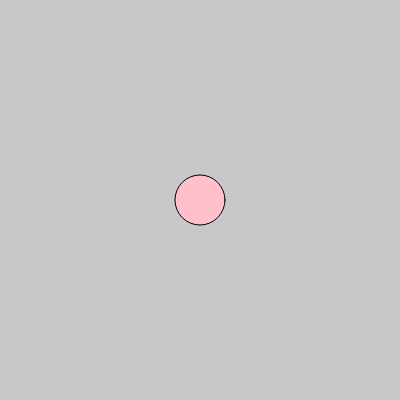
Frame 1 (no input)
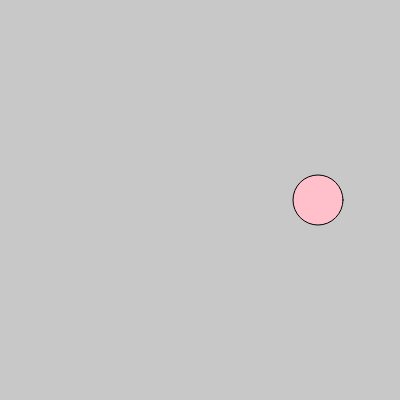
Frame 60 (no input)
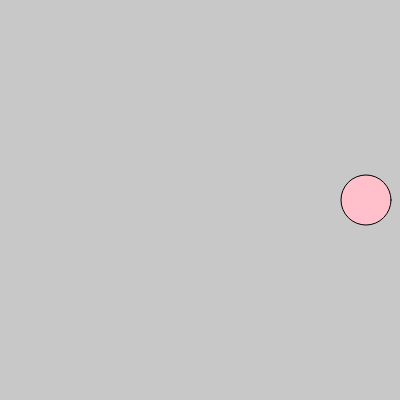
Frame 120 (the mouse pressed at the canvas centre since frame 60)

The p5.js sketch that drew these frames (run headless with seeded random() and noise() and a simulated clock; from frame 60 on, the mouse is pressed at the canvas centre):

// p5.js sketch
// ── sketch.js
// reference prof dawn
//modified sadaf shaikh
var bg=200;
var cirX=200;
var cirY=200;
var cirSz=50;
var speed=2;
var cirF='pink';


function setup() {
  createCanvas(400,400);
}

function draw() {
  background(bg);
  fill(cirF);
  ellipse(cirX,cirY,cirSz,cirSz);//creates ellipse
  cirX=cirX+speed;//motion
  if(cirX>width||cirX<0){//bounce effect
    speed=speed*-1;
    
  }
}
